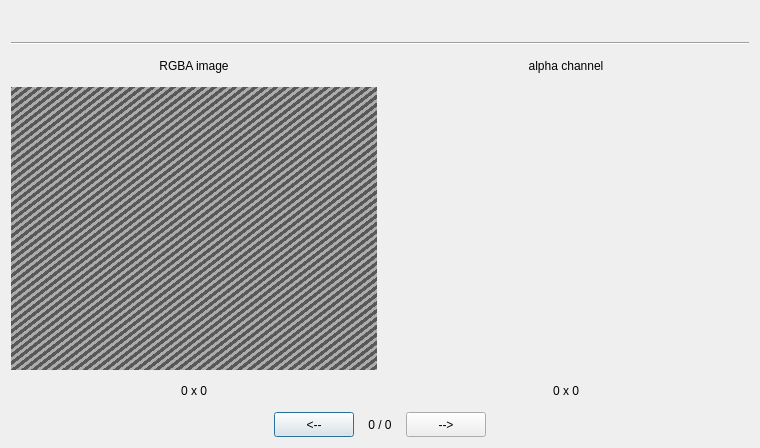
<?xml version="1.0" encoding="UTF-8"?>
<ui version="4.0">
 <class>Dialog</class>
 <widget class="QDialog" name="Dialog">
  <property name="geometry">
   <rect>
    <x>0</x>
    <y>0</y>
    <width>760</width>
    <height>448</height>
   </rect>
  </property>
  <property name="acceptDrops">
   <bool>true</bool>
  </property>
  <property name="windowTitle">
   <string>Empire Earth Studio II - Image Viewer</string>
  </property>
  <layout class="QVBoxLayout" name="verticalLayout">
   <item>
    <widget class="QLabel" name="view_label_filename">
     <property name="maximumSize">
      <size>
       <width>16777215</width>
       <height>25</height>
      </size>
     </property>
     <property name="font">
      <font>
       <weight>75</weight>
       <bold>true</bold>
      </font>
     </property>
     <property name="text">
      <string>&lt;filename of image&gt;</string>
     </property>
     <property name="alignment">
      <set>Qt::AlignCenter</set>
     </property>
    </widget>
   </item>
   <item>
    <widget class="Line" name="line">
     <property name="orientation">
      <enum>Qt::Horizontal</enum>
     </property>
    </widget>
   </item>
   <item>
    <layout class="QGridLayout" name="gridLayout">
     <item row="2" column="1">
      <widget class="QLabel" name="view_res_alpha">
       <property name="maximumSize">
        <size>
         <width>16777215</width>
         <height>30</height>
        </size>
       </property>
       <property name="text">
        <string>0 x 0</string>
       </property>
       <property name="alignment">
        <set>Qt::AlignCenter</set>
       </property>
      </widget>
     </item>
     <item row="2" column="0">
      <widget class="QLabel" name="view_res_rgb">
       <property name="maximumSize">
        <size>
         <width>16777215</width>
         <height>30</height>
        </size>
       </property>
       <property name="text">
        <string>0 x 0</string>
       </property>
       <property name="alignment">
        <set>Qt::AlignCenter</set>
       </property>
      </widget>
     </item>
     <item row="0" column="0">
      <widget class="QLabel" name="label">
       <property name="maximumSize">
        <size>
         <width>16777215</width>
         <height>30</height>
        </size>
       </property>
       <property name="text">
        <string>RGBA image</string>
       </property>
       <property name="alignment">
        <set>Qt::AlignCenter</set>
       </property>
      </widget>
     </item>
     <item row="1" column="1">
      <widget class="CImageLabel" name="view_image_alpha">
       <property name="minimumSize">
        <size>
         <width>256</width>
         <height>256</height>
        </size>
       </property>
       <property name="text">
        <string/>
       </property>
       <property name="alignment">
        <set>Qt::AlignCenter</set>
       </property>
      </widget>
     </item>
     <item row="1" column="0">
      <widget class="CImageLabel" name="view_image_rgb">
       <property name="minimumSize">
        <size>
         <width>256</width>
         <height>256</height>
        </size>
       </property>
       <property name="styleSheet">
        <string notr="true">background-color: qlineargradient(spread:reflect, x1:0.993, y1:0.993, x2:1, y2:1, stop:0.505164 rgba(88, 88, 88, 255), stop:0.55493 rgba(172, 172, 172, 255), stop:1 rgba(172, 172, 172, 255))</string>
       </property>
       <property name="text">
        <string/>
       </property>
       <property name="alignment">
        <set>Qt::AlignCenter</set>
       </property>
      </widget>
     </item>
     <item row="0" column="1">
      <widget class="QLabel" name="label_2">
       <property name="maximumSize">
        <size>
         <width>16777215</width>
         <height>30</height>
        </size>
       </property>
       <property name="text">
        <string>alpha channel</string>
       </property>
       <property name="alignment">
        <set>Qt::AlignCenter</set>
       </property>
      </widget>
     </item>
    </layout>
   </item>
   <item>
    <layout class="QHBoxLayout" name="horizontalLayout">
     <item>
      <spacer name="horizontalSpacer">
       <property name="orientation">
        <enum>Qt::Horizontal</enum>
       </property>
       <property name="sizeHint" stdset="0">
        <size>
         <width>40</width>
         <height>20</height>
        </size>
       </property>
      </spacer>
     </item>
     <item>
      <widget class="QPushButton" name="view_prevTile">
       <property name="maximumSize">
        <size>
         <width>16777215</width>
         <height>25</height>
        </size>
       </property>
       <property name="text">
        <string>&lt;--</string>
       </property>
      </widget>
     </item>
     <item>
      <widget class="QLabel" name="view_label_tiles">
       <property name="minimumSize">
        <size>
         <width>40</width>
         <height>0</height>
        </size>
       </property>
       <property name="maximumSize">
        <size>
         <width>16777215</width>
         <height>30</height>
        </size>
       </property>
       <property name="text">
        <string>0 / 0</string>
       </property>
       <property name="alignment">
        <set>Qt::AlignCenter</set>
       </property>
      </widget>
     </item>
     <item>
      <widget class="QPushButton" name="view_nextTile">
       <property name="maximumSize">
        <size>
         <width>16777215</width>
         <height>25</height>
        </size>
       </property>
       <property name="text">
        <string>--&gt;</string>
       </property>
      </widget>
     </item>
     <item>
      <spacer name="horizontalSpacer_2">
       <property name="orientation">
        <enum>Qt::Horizontal</enum>
       </property>
       <property name="sizeHint" stdset="0">
        <size>
         <width>40</width>
         <height>20</height>
        </size>
       </property>
      </spacer>
     </item>
    </layout>
   </item>
  </layout>
 </widget>
 <customwidgets>
  <customwidget>
   <class>CImageLabel</class>
   <extends>QLabel</extends>
   <header>.customwidgets</header>
  </customwidget>
 </customwidgets>
 <resources/>
 <connections/>
</ui>
